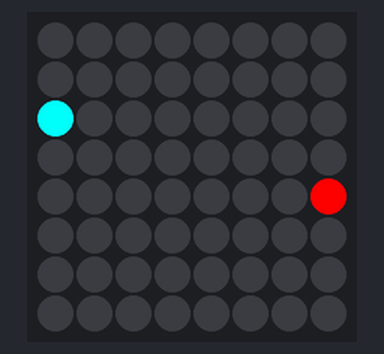
The program below on a simulated Raspberry Pi (BCM pin numbers) with a Sense HAT. Shown: the Sense HAT's 8×8 RGB LED matrix. At 1.0 s the program stops and its outputs stay as they are.

Above: at 1.1 s.

The program:

SenseHat_Two_Pixel.py
```python
#!/usr/bin/env python3
from sense_hat import SenseHat
from time import sleep

#    Set up colors
RED			 =	(255, 0, 0)
GREEN		 =	(0, 255, 0)
BLUE		 =	(0, 0, 255)
BLACK		 =	(0, 0, 0)
WHITE		 =	(255, 255, 255)

CYAN		 =	(0, 255, 255)
MAGENTA      =	(255, 0, 255)
ORANGE       =  (145, 75, 0)
YELLOW       =	(255, 255, 0)

#    Default settings
SCROLL_SPEED = 0.075
DELAY_SEC = 2.60
MAX_LOOPS = 5

#    Create a SenseHat instance
sense = SenseHat()
sense.clear()
sleep(1.0)

#    Initialize the loop
looper = 0

sense.set_pixel(0, 2, CYAN)
sense.set_pixel(7, 4, RED)
```
